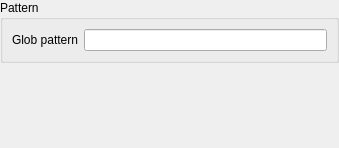
<?xml version="1.0" encoding="UTF-8"?>
<ui version="4.0">
 <class>QgsGlobDomainWidgetBase</class>
 <widget class="QWidget" name="QgsGlobDomainWidgetBase">
  <property name="geometry">
   <rect>
    <x>0</x>
    <y>0</y>
    <width>339</width>
    <height>148</height>
   </rect>
  </property>
  <property name="windowTitle">
   <string>Glob Domain</string>
  </property>
  <layout class="QGridLayout" name="gridLayout_2">
   <property name="leftMargin">
    <number>0</number>
   </property>
   <property name="topMargin">
    <number>0</number>
   </property>
   <property name="rightMargin">
    <number>0</number>
   </property>
   <property name="bottomMargin">
    <number>0</number>
   </property>
   <item row="0" column="0">
    <widget class="QGroupBox" name="groupBox">
     <property name="title">
      <string>Pattern</string>
     </property>
     <layout class="QGridLayout" name="gridLayout" columnstretch="0,0">
      <item row="0" column="0">
       <widget class="QLabel" name="minimumLabel_2">
        <property name="text">
         <string>Glob pattern</string>
        </property>
       </widget>
      </item>
      <item row="0" column="1">
       <widget class="QLineEdit" name="mEditGlob"/>
      </item>
     </layout>
    </widget>
   </item>
   <item row="1" column="0">
    <spacer name="verticalSpacer">
     <property name="orientation">
      <enum>Qt::Vertical</enum>
     </property>
     <property name="sizeHint" stdset="0">
      <size>
       <width>20</width>
       <height>40</height>
      </size>
     </property>
    </spacer>
   </item>
  </layout>
 </widget>
 <resources/>
 <connections/>
</ui>
